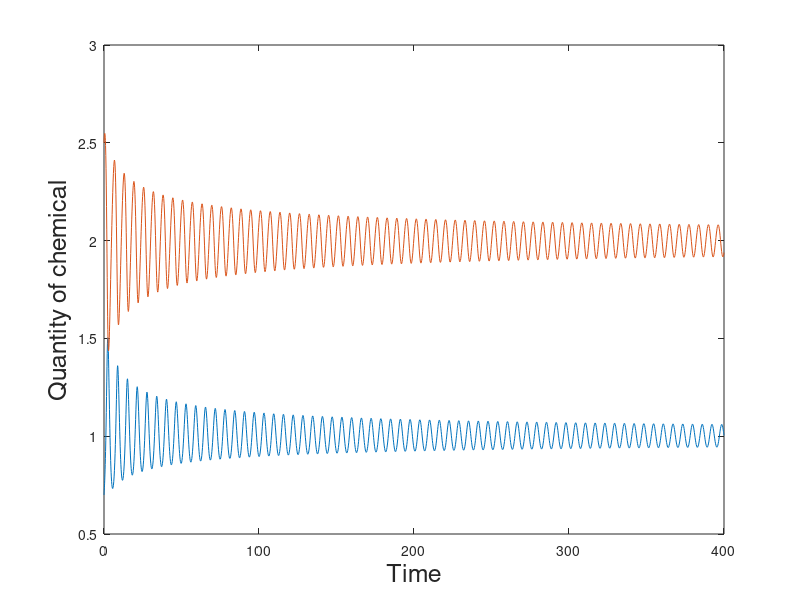
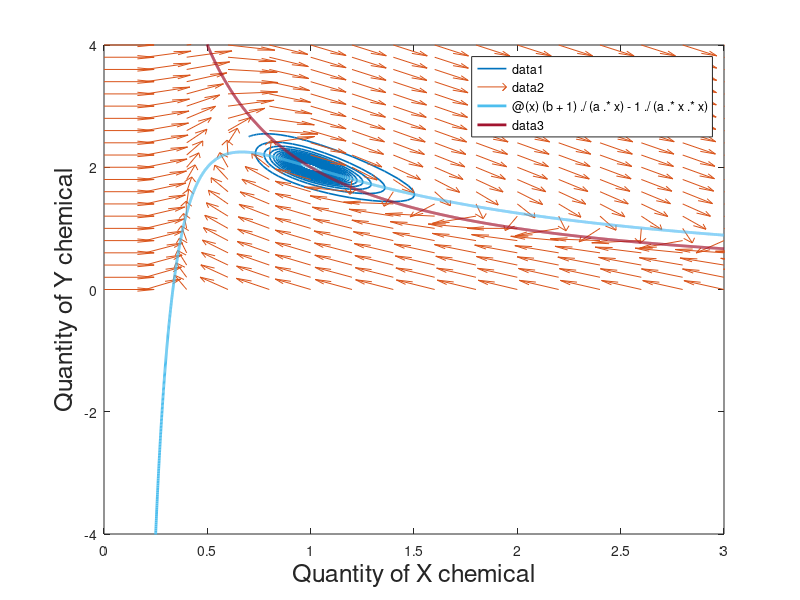

Write MATLAB code to recreate these figures, in order.
close all
a = 1;
b = 2;
x0 = [0.7;2.5];
FP = [1;b/a];

tspan = 0:0.2:50000;
u_fun = @(x,y) 1 - (b+1).*x + a.*x.*x.*y;
v_fun = @(x,y) b.*x - a.*x.*x.*y;
ode = @(t,x) [
    u_fun(x(1),x(2));
    v_fun(x(1),x(2));
    ];
options = odeset('RelTol', 1e-6, 'AbsTol', 1e-4);
[t,x] = ode45(ode,[0 400],x0,options);
plot(t,x);
xlabel("Time", "FontSize", 18);
ylabel("Quantity of chemical", "FontSize", 18);
figure;
plot(x(:,1),x(:,2), 'LineWidth', 1.2);

hold on
arrowcount = 20;
end_coord = 2*(b/a);
[xspan,yspan] = meshgrid(0:end_coord/arrowcount:end_coord,0:end_coord/arrowcount:end_coord);
u = u_fun(xspan,yspan);
v = v_fun(xspan,yspan);
velo_plot = quiver(xspan,yspan,u./(sqrt(u.^2 + v.^2)),v./(sqrt(u.^2 + v.^2)));

nullcline_1 = @(x) (b+1)./(a.*x) - 1 ./ (a.*x.*x);
nullcline_2 = @(x) b./(a.*x);

hold on
fplot(nullcline_1, [0.01 3], 'LineWidth', 2);
hold on
fplot(nullcline_2, [0.01 3], 'LineWidth', 2);
axis([0 3 -4 4]);
xlabel("Quantity of X chemical", "FontSize", 18);
ylabel("Quantity of Y chemical", "FontSize", 18);

T = @(a,b) 4*pi/sqrt(abs(1-2*a-2*b+a*a-2*a*b+b*b));
% check this T for a = 1 b = 2, compare to oscillation plots